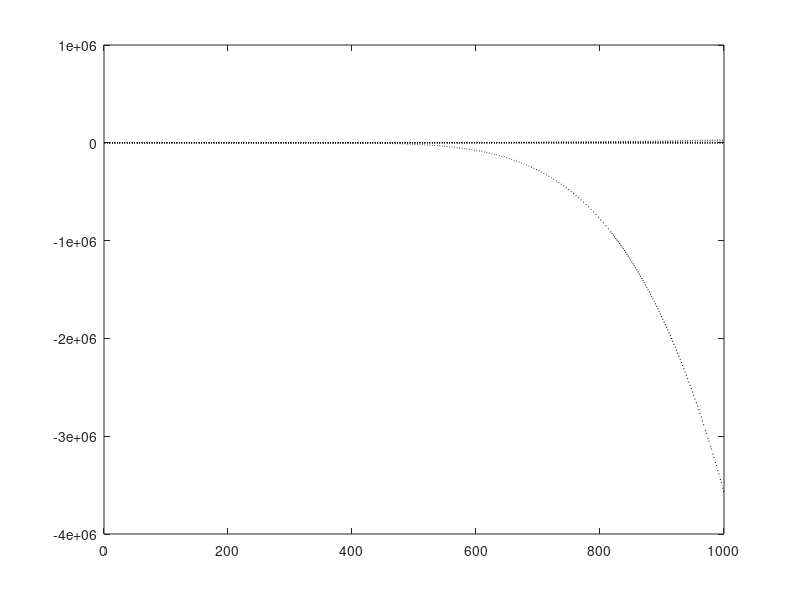

Write the MATLAB code that produced this figure.
clear all
clc
close all
%%
% Mill and feeder parameters
alfa_f = 0.055;
alfa_r = 0.465;
alfa_P = 1;
alfa_speed = 0.712;
alfa_ksif = 0.01;
sigma_Ps = 0.5;
sigma_Pv = 0.5;
Db = 7.85;
Ds = 3.2;
epsilon_sv = 0.6;
phi_b = 90;
phi_f = 29.6;
phi_r = 6.03;
ksi_Pmax = 1662;
v_Pmax = 0.34;
Vv = 84;
Xp = 0;

%Cyclone parameters
alfa_su = 0.87;
C1 = 0.6;
C2 = 0.7;
C3 = 4;
C4 = 4;
epsilon_c = 129;

vmill = 100;
Pmax = 1662;
XP = 0;
V_v = 84;

alfa_phi_f = 0.01;

% initial values
CFF = 374;
MIW = 4.64;
MFB = 5.69;
MFS = 65.2;
SFW = 140.5;

Xmw = 4.85;
Xms = 4.9;
Xmf = 1.09;
Xmr = 1.82;
Xmb = 8.51;
Xsw = 4.11;
Xss = 1.88;
Xsf = 0.42;

JT = 0.34;
SVOL = 5.99;
PSE = 0.67;


phi_Pmax =0.57;
%
dt = 0.01;
ylist = [];
xlist = [];

for i=1:1e3
    %Rheology factor
    phi = sqrt(max(0, 1-(1/epsilon_sv)-1)*Xms/Xmw);
    %The effect of the total charge on mill power (Zx)
    LOAD = Xmw+Xmr+Xms+Xmb;
    Zx = LOAD/(vmill*v_Pmax)-1;
    %The effect of the slurry rheology on mill power (Zr) is given by the empirically defined equation:
    Zr = phi/phi_Pmax-1;
    %The mill power draw for the Hulbert-model is defined as:
    Pmill = Pmax*(1-sigma_Pv*Zx*Zx-2*XP*sigma_Pv*sigma_Ps*Zx*Zr-sigma_Ps*Zr*Zr)*(alfa_speed)^(alfa_P);


    % Feeder modulewater (Vfwo), solids (Vfso), fines (Vffo), rocks (Vfro) and balls (Vfbo). The flow-rates are defined as:
    %The mill outlet flow-rates for water (Vmwo), solids (Vmso), fines (Vmfo), rocks (Vmro) and balls (Vmbo)

    Vccu = CFF*(Xss-Xsf)/(Xsw+Xss)*(1-C1*exp(-CFF/epsilon_c))*...
        (1-(Xss/(C2*(Xsw+Xss)))^(C3))*...
        (1-(Xsf/Xss)^(C4));
    Fu = 0.6-(0.6-Xss/(Xsw+Xss))*exp(-Vccu/(alfa_su*epsilon_c));

    Vcwu = (Xsw*(Vccu-Fu*Vccu))/(Fu*Xsw+Fu*Xsf-Xsf);
    Vcfu = Xsf*(Vccu-Fu*Vccu)/(Fu*Xsw+Fu*Xsf-Xsf);
    Vcsu = Vccu + (Xsf*(Vccu-Fu*Vccu))/(Fu*Xsw+Fu*Xsf-Xsf);
    Vsso = CFF*(Xss/SVOL);
    Vsfo = CFF*(Xsf/SVOL);
    Vcso = Vsso - Vcsu;
    Vcfo = Vsfo - Vcfu;

    Xmwdot = MIW-phi*V_v*Xmw*Xmw/(Xms+Xmw)+Vcwu;
    Xmsdot = MFS/Ds*(1-alfa_r)-phi*V_v*Xmw*Xmw/(Xms+Xmw) + Vcsu + phi*Pmill/(Ds*phi_r)*(Xmr/(Xmr+Xms));
    Xmfdot = MFS/Ds*(alfa_r)  -phi*V_v*Xmw*Xmf/(Xms+Xmw) + Vcfu +   1*Pmill/(Ds*phi_f)/(1+alfa_phi_f*((Xmw+Xmr+Xms+Xmb)/vmill - v_Pmax));
    Xmrdot = MFS/Ds*(alfa_r)  -phi*Pmill/(Ds*phi_r)*(Xmr/(Xmr+Xms));
    Xmbdot = MFB/Db           -phi*Pmill/(phi_b)*(Xmb/(Ds*(Xmr+Xms)+Db*Xmb));
    Xswdot = phi*Vv*Xmw*Xmw/(Xms+Xmw)-CFF*Xsw/(Xsw+Xss)+SFW;
    Xssdot = phi*Vv*Xmw*Xms/(Xms+Xmw)-CFF*Xss/(Xsw+Xss);
    Xsfdot = phi*Vv*Xmw*Xmf/(Xms+Xmw)-CFF*Xsf/(Xsw+Xss);

    Xmw = Xmw + Xmwdot*dt;
    Xms = Xms + Xmsdot*dt;
    Xmf = Xmf + Xmfdot*dt;
    Xmr = Xmr + Xmrdot*dt;
    Xmb = Xmb + Xmbdot*dt;
    Xsw = Xsw + Xswdot*dt;
    Xss = Xss + Xssdot*dt;
    Xsf = Xsf + Xsfdot*dt;

    xlist(i,:) = [Xmw;Xms;Xmf;Xmr;Xmb;Xsw;Xss;Xsf];
    ylist(i,:) = [JT;SVOL;PSE]';
    JT = (Xmw+Xms+Xmr+Xmb)/(vmill);
    %SVOL is the volume of slurry in the sump:
    SVOL = Xss+Xsw;
    PSE = Vcfo/(Vcso);
end


%%
plot(ylist,"rx:")
%%
plot(xlist,"k:")

